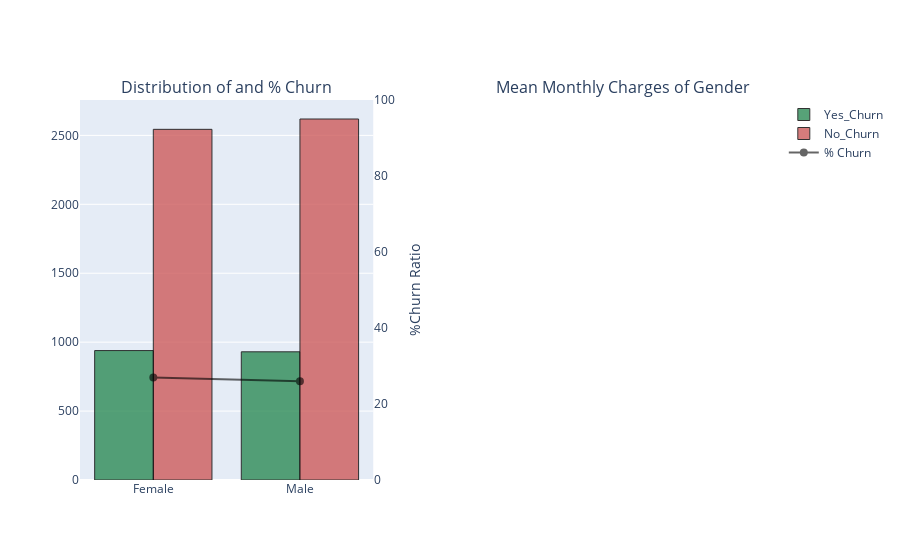

This figure's notebook cell:
### Code cell
fig

### Figure 1 — Plotly figure (JSON) as saved in the notebook; plotly's stock layout.template omitted (floating-point values rounded to 4 significant figures)
{"data": [{"marker": {"color": "seagreen", "line": {"color": "#000000", "width": 1}}, "name": "Yes_Churn", "opacity": 0.8, "type": "bar", "x": ["Female", "Male"], "xaxis": "x", "y": [939, 930], "yaxis": "y"}, {"marker": {"color": "indianred", "line": {"color": "#000000", "width": 1}}, "name": "No_Churn", "opacity": 0.8, "type": "bar", "x": ["Female", "Male"], "xaxis": "x", "y": [2544, 2619], "yaxis": "y"}, {"marker": {"color": "black", "line": {"color": "#000000", "width": 2}}, "name": "% Churn", "opacity": 0.6, "type": "scatter", "x": ["Female", "Male"], "xaxis": "x", "y": [27, 26], "yaxis": "y3"}], "layout": {"annotations": [{"font": {"size": 16}, "showarrow": false, "text": "Distribution of and % Churn", "x": 0.2125, "xanchor": "center", "xref": "paper", "y": 1, "yanchor": "bottom", "yref": "paper"}, {"font": {"size": 16}, "showarrow": false, "text": "Mean Monthly Charges of Gender", "x": 0.7875, "xanchor": "center", "xref": "paper", "y": 1, "yanchor": "bottom", "yref": "paper"}], "xaxis": {"anchor": "y", "domain": [0, 0.425]}, "xaxis2": {"anchor": "y2", "domain": [0.575, 1]}, "yaxis": {"anchor": "x", "domain": [0, 1]}, "yaxis2": {"anchor": "x2", "domain": [0, 1]}, "yaxis3": {"anchor": "x", "overlaying": "y", "range": [0, 100], "showgrid": false, "side": "right", "title": {"text": "%Churn Ratio"}}}}
